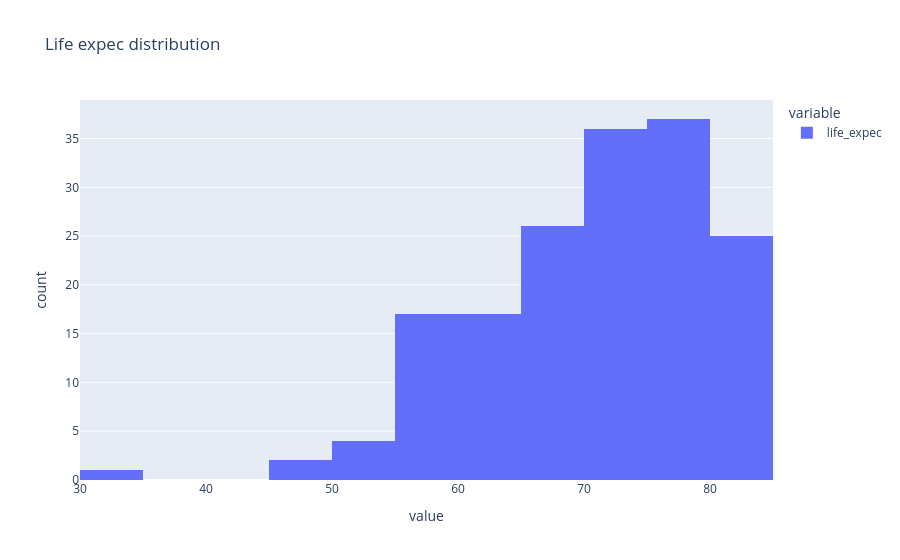

The cell this chart's notebook holds for it:
### Code cell
px.histogram(df_countries.life_expec, title="Life expec distribution")

### Figure 1 — Plotly figure (JSON) as saved in the notebook; plotly's stock layout.template omitted (floating-point values rounded to 4 significant figures; data arrays with more than 128 entries replaced by an {"elided": "..."} marker saying what was removed)
{"data": [{"bingroup": "x", "hovertemplate": "variable=life_expec<br>value=%{x}<br>count=%{y}<extra></extra>", "legendgroup": "life_expec", "marker": {"color": "#636efa", "pattern": {"shape": ""}}, "name": "life_expec", "orientation": "v", "showlegend": true, "type": "histogram", "x": {"elided": "165 float values"}, "xaxis": "x", "yaxis": "y"}], "layout": {"barmode": "relative", "legend": {"title": {"text": "variable"}, "tracegroupgap": 0}, "title": {"text": "Life expec distribution"}, "xaxis": {"anchor": "y", "domain": [0, 1], "title": {"text": "value"}}, "yaxis": {"anchor": "x", "domain": [0, 1], "title": {"text": "count"}}}}
